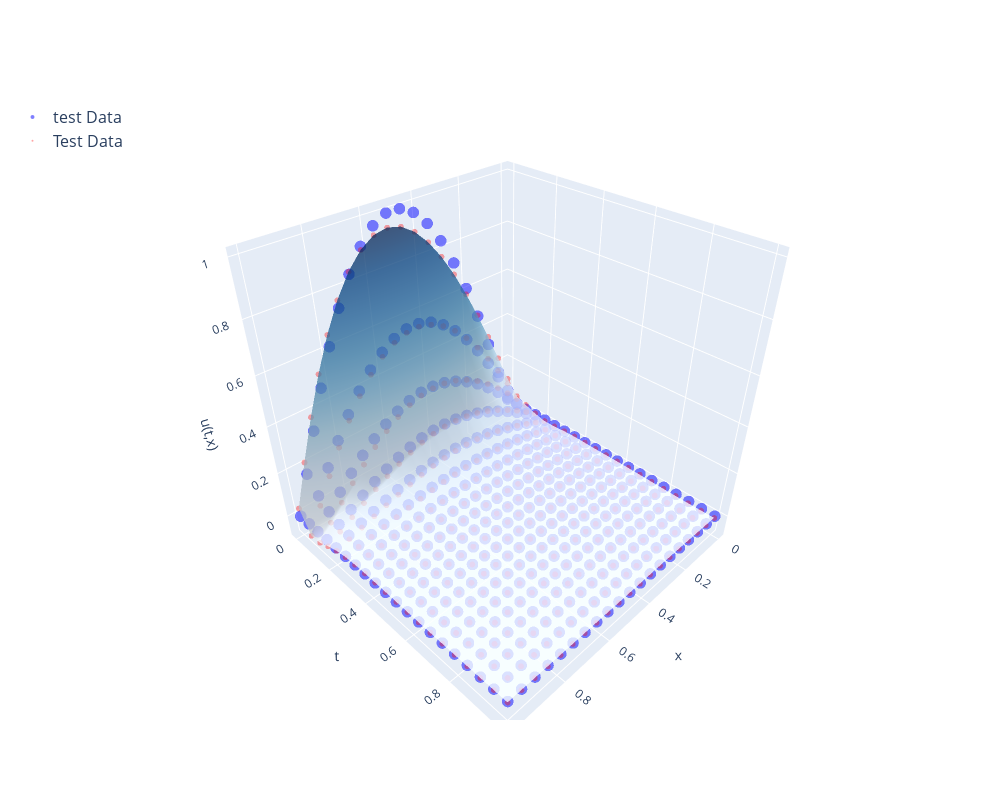

The notebook cell saved with this chart:
### Code cell
# Entrenar el modelo
pinn_inf_model.train(
    data=data,
    diff_equation=diff_equation,
    constant_values=diff_equation.constants,
    initial_conditions=initial_conditions,
    lr=lr,
    n_epochs=n_epochs,
    optimizer_name=optimizer,
    lambda_pin=lambda_pin,
    lambda_ic=lambda_ic,
    lambda_bc=lambda_bc,
)

for constant in pinn_inf_model.params:
    print(constant, getattr(pinn_inf_model, constant).item())


# Plot the results
if diff_equation.dy:
    pinn_inf_model.plot_2d(data)
elif diff_equation.dx and not diff_equation.dy:
    pinn_inf_model.plot_solution(data)
elif not diff_equation.dx:
    pinn_inf_model.plot(data)

### Figure 1 — Plotly figure (JSON) as saved in the notebook; plotly's stock layout.template omitted (floating-point values rounded to 4 significant figures; data arrays with more than 128 entries replaced by an {"elided": "..."} marker saying what was removed)
{"data": [{"marker": {"color": "blue", "opacity": 0.5, "size": 4}, "mode": "markers", "name": "test Data", "type": "scatter3d", "x": {"elided": "400 float values"}, "y": {"elided": "400 float values"}, "z": {"elided": "400 float values"}}, {"marker": {"color": "red", "opacity": 0.35, "size": 2}, "mode": "markers", "name": "Test Data", "type": "scatter3d", "x": {"elided": "400 float values"}, "y": {"elided": "400 float values"}, "z": {"elided": "400 float values"}}, {"colorscale": [[0, "rgb(247,251,255)"], [0.125, "rgb(222,235,247)"], [0.25, "rgb(198,219,239)"], [0.375, "rgb(158,202,225)"], [0.5, "rgb(107,174,214)"], [0.625, "rgb(66,146,198)"], [0.75, "rgb(33,113,181)"], [0.875, "rgb(8,81,156)"], [1, "rgb(8,48,107)"]], "name": "True Function", "opacity": 0.5, "showscale": false, "type": "surface", "x": [0, 0.05263, 0.1053, 0.1579, 0.2105, 0.2632, 0.3158, 0.3684, 0.4211, 0.4737, 0.5263, 0.5789, 0.6316, 0.6842, 0.7368, 0.7895, 0.8421, 0.8947, 0.9474, 1], "y": [0, 0.05263, 0.1053, 0.1579, 0.2105, 0.2632, 0.3158, 0.3684, 0.4211, 0.4737, 0.5263, 0.5789, 0.6316, 0.6842, 0.7368, 0.7895, 0.8421, 0.8947, 0.9474, 1], "z": {"elided": "20x20 float values"}}, {"colorscale": [[0, "rgb(247,251,255)"], [0.125, "rgb(222,235,247)"], [0.25, "rgb(198,219,239)"], [0.375, "rgb(158,202,225)"], [0.5, "rgb(107,174,214)"], [0.625, "rgb(66,146,198)"], [0.75, "rgb(33,113,181)"], [0.875, "rgb(8,81,156)"], [1, "rgb(8,48,107)"]], "name": "True Function", "opacity": 0.5, "showscale": false, "type": "surface", "x": [0, 0.05263, 0.1053, 0.1579, 0.2105, 0.2632, 0.3158, 0.3684, 0.4211, 0.4737, 0.5263, 0.5789, 0.6316, 0.6842, 0.7368, 0.7895, 0.8421, 0.8947, 0.9474, 1], "y": [0, 0.05263, 0.1053, 0.1579, 0.2105, 0.2632, 0.3158, 0.3684, 0.4211, 0.4737, 0.5263, 0.5789, 0.6316, 0.6842, 0.7368, 0.7895, 0.8421, 0.8947, 0.9474, 1], "z": {"elided": "20x20 float values"}}], "layout": {"height": 800, "legend": {"font": {"size": 16}, "x": -0.1, "y": 1}, "scene": {"aspectmode": "cube", "xaxis": {"title": {"text": "x"}}, "yaxis": {"title": {"text": "t"}}, "zaxis": {"title": {"text": "u(t,x)"}}}, "width": 1000}}
